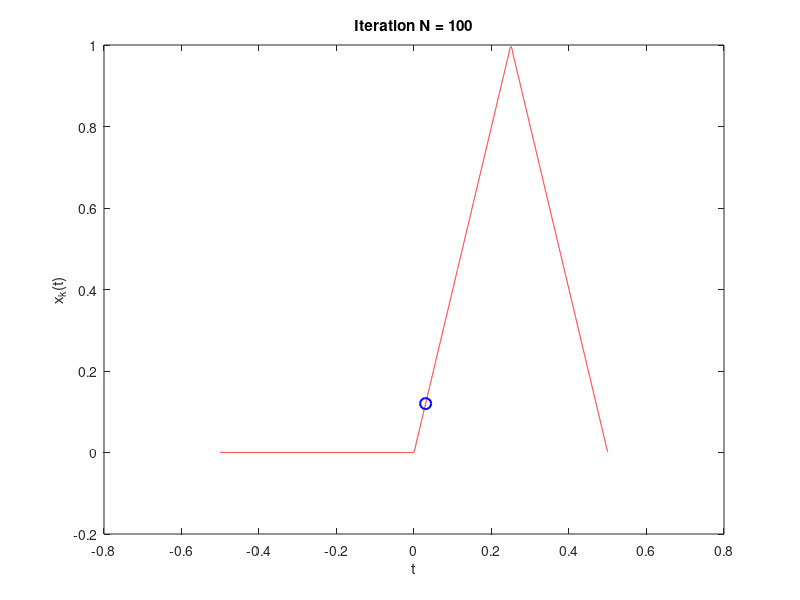

The MATLAB script that drew this image:
clear
for N = 1:100

% Basic konstanter
T = 1;
Tp = 0.5;
t = -T/2:0.0001:T/2;
t_punkt = 0.03;
% N = 1000;
k = (-N:N)';
omega = 2*pi/T*k;
F = exp(1i*omega*t);

% Triangelvåg
Xt = exp(-1i*omega*Tp/2).*((-4/Tp)*(cos(omega*Tp/2)-1)./(omega.*omega));
zeroindex = find(k==0);
Xt(zeroindex) = Tp/2;

xt = real(Xt.'*F);
xt_punkt = real(sum(Xt .* exp(1i * omega * t_punkt)));

figure(1)
plot(t, xt, 'r-')
hold on
plot(t_punkt, xt_punkt, 'bo', 'MarkerSize', 8, 'LineWidth', 1.5);
hold off
title(['Iteration N = ', num2str(N)]);
xlabel('t');
ylabel('x_k(t)');

pause(0.1);

end